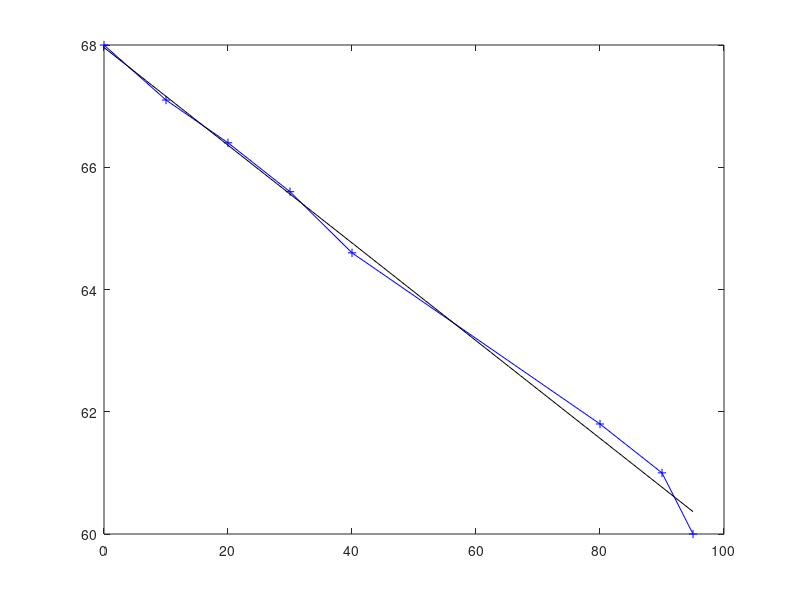

Write MATLAB code to recreate this figure.
function [a,b]=ex41
    T=[0,10,20,30,40,80,90,95]';
    s=[68.0,67.1,66.4,65.6,64.6,61.8,61.0,60.0]';
    z=[T ones(8,1)]\s;
    a=z(1)
    b=z(2)
    v=linspace(0,95,100);
    plot(T,s,'b-+',v,a*v+b,'k-');



